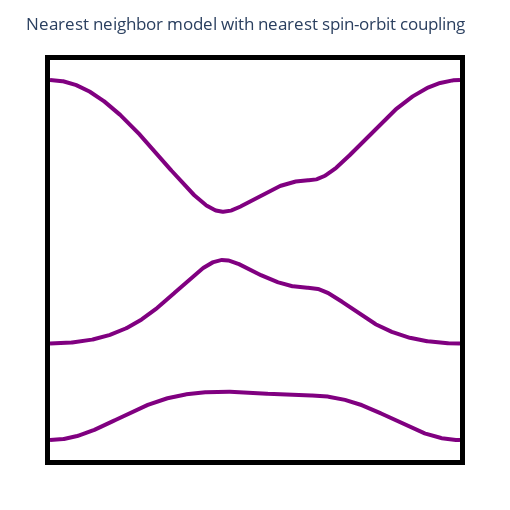

Notebook code cell kept with this figure:
### Markdown cell above
# Next, consider more general monolayer tight-binding models #

### Code cell
let t1 = -1.0, u1 = 1.0, t2 = 0.0, u2 = 0.0
    p = Params(t1 = t1, u1 = u1, t2 = t2, u2 = u2)
    plot_simple_kagome_bands(p = p, seedname = "complex_nn_soc_1", title = "Nearest neighbor model with nearest spin-orbit coupling")
end

### Figure 1 — Plotly figure (JSON) as saved in the notebook; plotly's stock layout.template omitted (floating-point values rounded to 4 significant figures; data arrays with more than 128 entries replaced by an {"elided": "..."} marker saying what was removed)
{"data": [{"line": {"color": "purple", "width": 4}, "mode": "lines", "type": "scatter", "x": {"elided": "500 int values"}, "y": {"elided": "500 float values"}}, {"line": {"color": "purple", "width": 4}, "mode": "lines", "type": "scatter", "x": {"elided": "500 int values"}, "y": {"elided": "500 float values"}}, {"line": {"color": "purple", "width": 4}, "mode": "lines", "type": "scatter", "x": {"elided": "500 int values"}, "y": {"elided": "500 float values"}}], "layout": {"height": 510, "margin": {"b": 50, "l": 50, "r": 50, "t": 60}, "plot_bgcolor": "rgba(0,0,0,0)", "showlegend": false, "title": "Nearest neighbor model with nearest spin-orbit coupling", "width": 510, "xaxis": {"linecolor": "black", "linewidth": 5, "mirror": true, "showgrid": true, "showline": true, "showticklabels": false}, "yaxis": {"linecolor": "black", "linewidth": 5, "mirror": true, "showgrid": true, "showline": true, "showticklabels": false}}}
